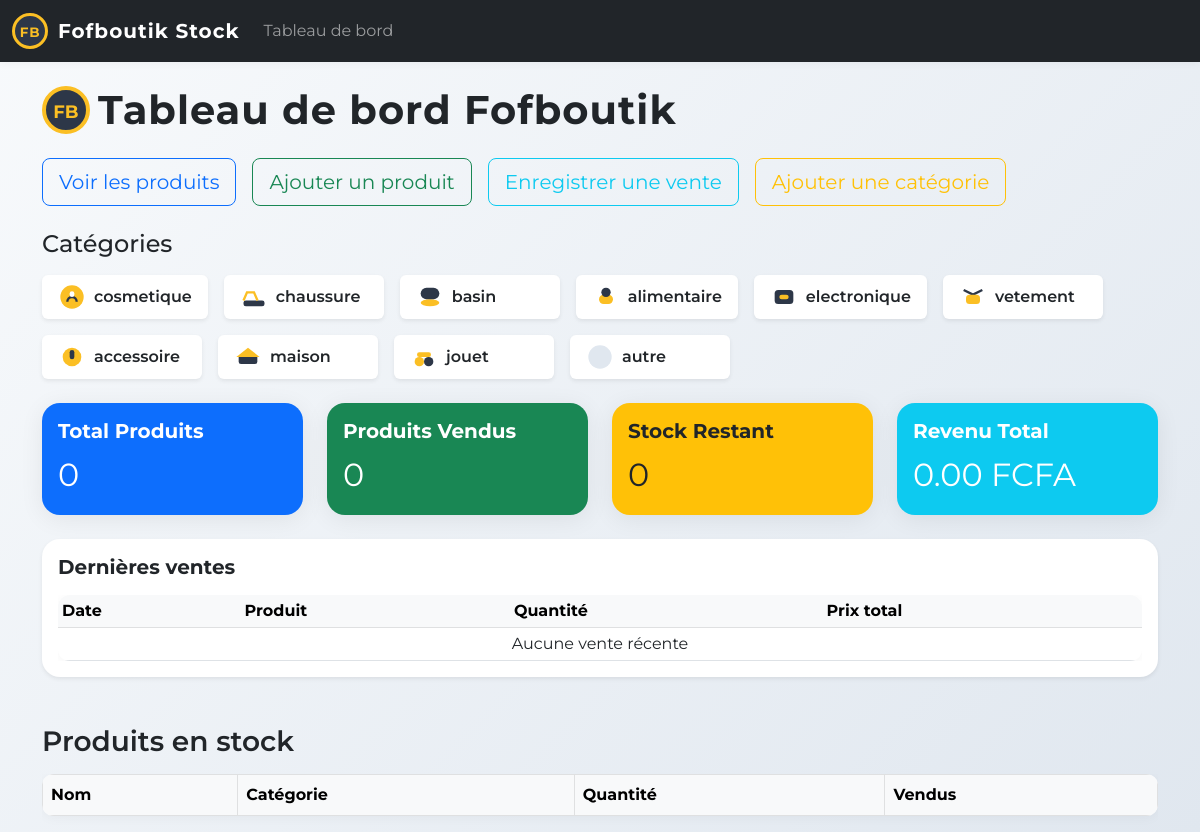
The page / on the database its author committed.
### stock/models.py (models this page shows, shortened)
class Categorie(models.Model):
    nom = models.CharField(max_length=50)
    icone = models.CharField(max_length=50, blank=True, help_text="Nom de l'icône FontAwesome ou SVG", default='')

### stock/views.py (the view)
# urls.py: path('', views.dashboard, name='dashboard'),
def dashboard(request):
    produits = Produit.objects.all()
    categories = Categorie.objects.all()
    ventes = Vente.objects.all()
    total_produits = produits.count()
    total_vendus = sum(p.quantite_vendue for p in produits)
    total_stock = sum(p.quantite for p in produits)
    produits_faible_stock = produits.filter(quantite__lt=5)
    total_revenu = sum(v.prix_total for v in ventes)
    total_ventes = ventes.count()
    context = {
        'produits': produits,
        'categories': categories,
        'total_produits': total_produits,
        'total_vendus': total_vendus,
        'total_stock': total_stock,
        'produits_faible_stock': produits_faible_stock,
        'total_revenu': total_revenu,
        'total_ventes': total_ventes,
        'ventes': ventes,
    }
    return render(request, 'stock/dashboard.html', context)

### stock/templates/stock/dashboard.html (shortened to what this page needs)
{% extends 'base.html' %}
{% block content %}
<div class="d-flex align-items-center mb-4">
    <svg class="fof-logo me-2" viewBox="0 0 48 48" fill="none" xmlns="http://www.w3.org/2000/svg" style="width:48px;height:48px;">
      <text x="50%" y="56%" text-anchor="middle" fill="#fbbf24" font-size="18" font-family="Montserrat, Arial, sans-serif" font-weight="bold" dy=".3em">FB</text>
    </svg>
    <h1 class="mb-0" style="font-weight:700;letter-spacing:1px;">Tableau de bord Fofboutik</h1>
</div>
<div class="mb-4 d-flex flex-wrap gap-3">
    <a href="{% url 'produit_liste' %}" class="btn btn-outline-primary btn-lg">Voir les produits</a>
    <a href="{% url 'produit_ajouter' %}" class="btn btn-outline-success btn-lg">Ajouter un produit</a>
    <a href="{% url 'ajouter_vente' %}" class="btn btn-outline-info btn-lg">Enregistrer une vente</a>
    <a href="{% url 'ajouter_categorie' %}" class="btn btn-outline-warning btn-lg">Ajouter une catégorie</a>
</div>
<div class="mb-4">
    <h4 class="mb-3">Catégories</h4>
    <div class="d-flex flex-wrap gap-3">
        {% for categorie in categories %}
        <div class="d-flex align-items-center bg-white shadow-sm rounded px-3 py-2" style="min-width:160px;">
            {% if categorie.icone == 'cosmetique' %}
                <svg width="28" height="28" fill="none" viewBox="0 0 24 24"><circle cx="12" cy="12" r="10" fill="#fbbf24"/><path d="M8 16c0-2.21 1.79-4 4-4s4 1.79 4 4" stroke="#2d3748" stroke-width="2"/><rect x="10" y="7" width="4" height="5" rx="2" fill="#fff"/></svg>
            {% elif categorie.icone == 'chaussure' %}
                <svg width="28" height="28" fill="none" viewBox="0 0 24 24"><rect x="3" y="15" width="18" height="5" rx="2" fill="#2d3748"/><path d="M3 15l3-7h6l3 7" stroke="#fbbf24" stroke-width="2"/></svg>
            {% elif categorie.icone == 'basin' %}
                <svg width="28" height="28" fill="none" viewBox="0 0 24 24"><ellipse cx="12" cy="17" rx="8" ry="3" fill="#fbbf24"/><rect x="4" y="4" width="16" height="10" rx="5" fill="#2d3748"/></svg>
            {% elif categorie.icone == 'alimentaire' %}
                <svg width="28" height="28" fill="none" viewBox="0 0 24 24"><rect x="6" y="10" width="12" height="8" rx="4" fill="#fbbf24"/><circle cx="12" cy="8" r="4" fill="#2d3748"/></svg>
            {% elif categorie.icone == 'electronique' %}
                <svg width="28" height="28" fill="none" viewBox="0 0 24 24"><rect x="4" y="6" width="16" height="12" rx="3" fill="#2d3748"/><rect x="8" y="10" width="8" height="4" rx="2" fill="#fbbf24"/></svg>
            {% elif categorie.icone == 'vetement' %}
                <svg width="28" height="28" fill="none" viewBox="0 0 24 24"><path d="M4 6l8 4 8-4" stroke="#2d3748" stroke-width="2"/><rect x="6" y="10" width="12" height="8" rx="3" fill="#fbbf24"/></svg>
            {% elif categorie.icone == 'accessoire' %}
                <svg width="28" height="28" fill="none" viewBox="0 0 24 24"><circle cx="12" cy="12" r="8" fill="#fbbf24"/><rect x="10" y="6" width="4" height="8" rx="2" fill="#2d3748"/></svg>
            {% elif categorie.icone == 'maison' %}
                <svg width="28" height="28" fill="none" viewBox="0 0 24 24"><rect x="4" y="10" width="16" height="8" rx="2" fill="#2d3748"/><polygon points="12,4 2,12 22,12" fill="#fbbf24"/></svg>
            {% elif categorie.icone == 'jouet' %}
                <svg width="28" height="28" fill="none" viewBox="0 0 24 24"><circle cx="8" cy="16" r="4" fill="#fbbf24"/><circle cx="16" cy="16" r="4" fill="#2d3748"/><rect x="6" y="8" width="12" height="4" rx="2" fill="#fbbf24"/></svg>
            {% else %}
                <svg width="28" height="28" fill="#e0e7ef" viewBox="0 0 24 24"><circle cx="12" cy="12" r="10"/></svg>
            {% endif %}
            <span class="ms-2 fw-semibold">{{ categorie.nom }}</span>
        </div>
        {% endfor %}
    </div>
</div>
<div class="row mb-4 g-4">
    <div class="col-md-3">
        <div class="card bg-primary text-white">
            <div class="card-body">
                <h5 class="fw-bold">Total Produits</h5>
                <p class="fs-2 mb-0">{{ total_produits }}</p>
            </div>
        </div>
    </div>
    <div class="col-md-3">
        <div class="card bg-success text-white">
            <div class="card-body">
                <h5 class="fw-bold">Produits Vendus</h5>
                <p class="fs-2 mb-0">{{ total_vendus }}</p>
            </div>
        </div>
    </div>
    <div class="col-md-3">
        <div class="card bg-warning text-dark">
            <div class="card-body">
                <h5 class="fw-bold">Stock Restant</h5>
                <p class="fs-2 mb-0">{{ total_stock }}</p>
            </div>
        </div>
    </div>
    <div class="col-md-3">
        <div class="card bg-info text-white">
            <div class="card-body">
                <h5 class="fw-bold">Revenu Total</h5>
                <p class="fs-2 mb-0">{{ total_revenu|floatformat:2 }} FCFA</p>
            </div>
        </div>
    </div>
</div>
<div class="mb-4">
    <div class="card shadow-sm">
        <div class="card-body">
            <h5 class="fw-bold mb-3">Dernières ventes</h5>
            <div class="table-responsive">
                <table class="table table-sm align-middle mb-0">
                    <thead class="table-light">
                        <tr>
                            <th>Date</th>
                            <th>Produit</th>
                            <th>Quantité</th>
                            <th>Prix total</th>
                        </tr>
                    </thead>
                    <tbody>
                        {% for vente in ventes|slice:':5' %}
                        <tr>
                            <td>{{ vente.date_vente|date:'d/m/Y H:i' }}</td>
                            <td>{{ vente.produit.nom }}</td>
                            <td>{{ vente.quantite }}</td>
                            <td>{{ vente.prix_total|floatformat:2 }} FCFA</td>
                        </tr>
                        {% empty %}
                        <tr><td colspan="4" class="text-center">Aucune vente récente</td></tr>
                        {% endfor %}
                    </tbody>
                </table>
            </div>
        </div>
    </div>
</div>
<h3 class="mt-5 mb-3" style="font-weight:600;">Produits en stock</h3>
<div class="table-responsive">
<table class="table table-bordered align-middle">
    <thead class="table-light">
        <tr>
            <th>Nom</th>
            <th>Catégorie</th>
            <th>Quantité</th>
            <th>Vendus</th>
        </tr>
    </thead>
</table>
</div>
{% endblock %}

### stock/templates/base.html (shortened to what this page needs)
<!DOCTYPE html>
<html lang="fr">
<head>
    <link rel="stylesheet" href="https://cdn.jsdelivr.net/npm/bootstrap@5.3.0/dist/css/bootstrap.min.css">
</head>
<body>
    <nav class="navbar navbar-expand-lg navbar-dark bg-dark mb-4">
        <div class="container-fluid">
            <a class="navbar-brand" href="/">
                <svg class="fof-logo" viewBox="0 0 48 48" fill="none" xmlns="http://www.w3.org/2000/svg">
                  <text x="50%" y="56%" text-anchor="middle" fill="#fbbf24" font-size="18" font-family="Montserrat, Arial, sans-serif" font-weight="bold" dy=".3em">FB</text>
                </svg>
                Fofboutik Stock
            </a>
            <div class="collapse navbar-collapse">
                <ul class="navbar-nav me-auto">
                    <li class="nav-item">
                        <a class="nav-link" href="{% url 'dashboard' %}">Tableau de bord</a>
                    </li>
                </ul>
            </div>
        </div>
    </nav>
    <div class="container">
        {% block content %}{% endblock %}
    </div>
</body>
</html>

### stock/templates/base.html (style rules this page uses)
body { padding: 0; background: linear-gradient(135deg, #f8fafc 0%, #e0e7ef 100%); font-family: 'Montserrat', Arial, sans-serif; }
.navbar { box-shadow: 0 2px 8px rgba(0,0,0,0.04); }
.navbar-brand { font-weight: 700; letter-spacing: 1px; display: flex; align-items: center; }
.fof-logo { width: 36px; height: 36px; margin-right: 10px; }
.card { border: none; border-radius: 18px; box-shadow: 0 4px 24px rgba(0,0,0,0.07); transition: transform 0.15s; }
.table { background: #fff; border-radius: 12px; overflow: hidden; box-shadow: 0 2px 12px rgba(0,0,0,0.04); }

### rows shown on the page
Categorie: icone "cosmetique" (drawn), nom "cosmetique"
Categorie: icone "chaussure" (drawn), nom "chaussure"
Categorie: icone "basin" (drawn), nom "basin"
Categorie: icone "alimentaire" (drawn), nom "alimentaire"
Categorie: icone "electronique" (drawn), nom "electronique"
Categorie: icone "vetement" (drawn), nom "vetement"
Categorie: icone "accessoire" (drawn), nom "accessoire"
Categorie: icone "maison" (drawn), nom "maison"
Categorie: icone "jouet" (drawn), nom "jouet"
Categorie: icone "autre" (drawn), nom "autre"

### other values the page prints
{{ total_produits }} "0"
{{ total_vendus }} "0"
{{ total_stock }} "0"
{{ total_revenu|floatformat:2 }} "0.00"
